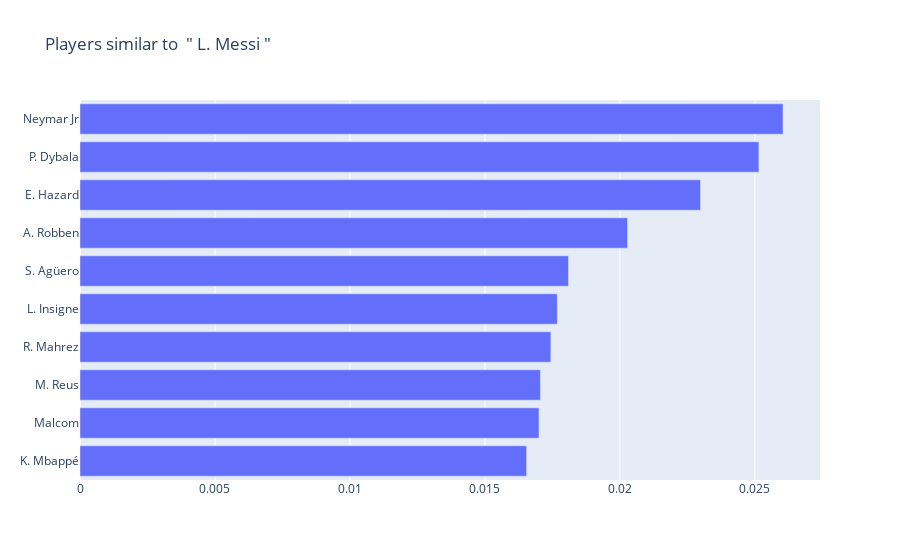

The cell this chart's notebook holds for it:
### Markdown cell above
## Evaluate recommender performance
---

Now comes the fun part! Let's check out a few players to see if the recommender aligns with our intuition. In the cell below we'll do the following:
1. Create a search term
2. Use that to find all players matching the searched player
3. For each player, we'll list off the ten most similar players

### Code cell
player_scouter(similar_df, dist_df, 158023)

### Figure 1 — Plotly figure (JSON) as saved in the notebook; plotly's stock layout.template omitted (floating-point values rounded to 4 significant figures)
{"data": [{"orientation": "h", "type": "bar", "x": [0.01654, 0.017, 0.01705, 0.01744, 0.01768, 0.01809, 0.02028, 0.02298, 0.02515, 0.02604], "y": ["K. Mbappé", "Malcom", "M. Reus", "R. Mahrez", "L. Insigne", "S. Agüero", "A. Robben", "E. Hazard", "P. Dybala", "Neymar Jr"]}], "layout": {"title": {"text": "Players similar to  \" L. Messi \""}}}
